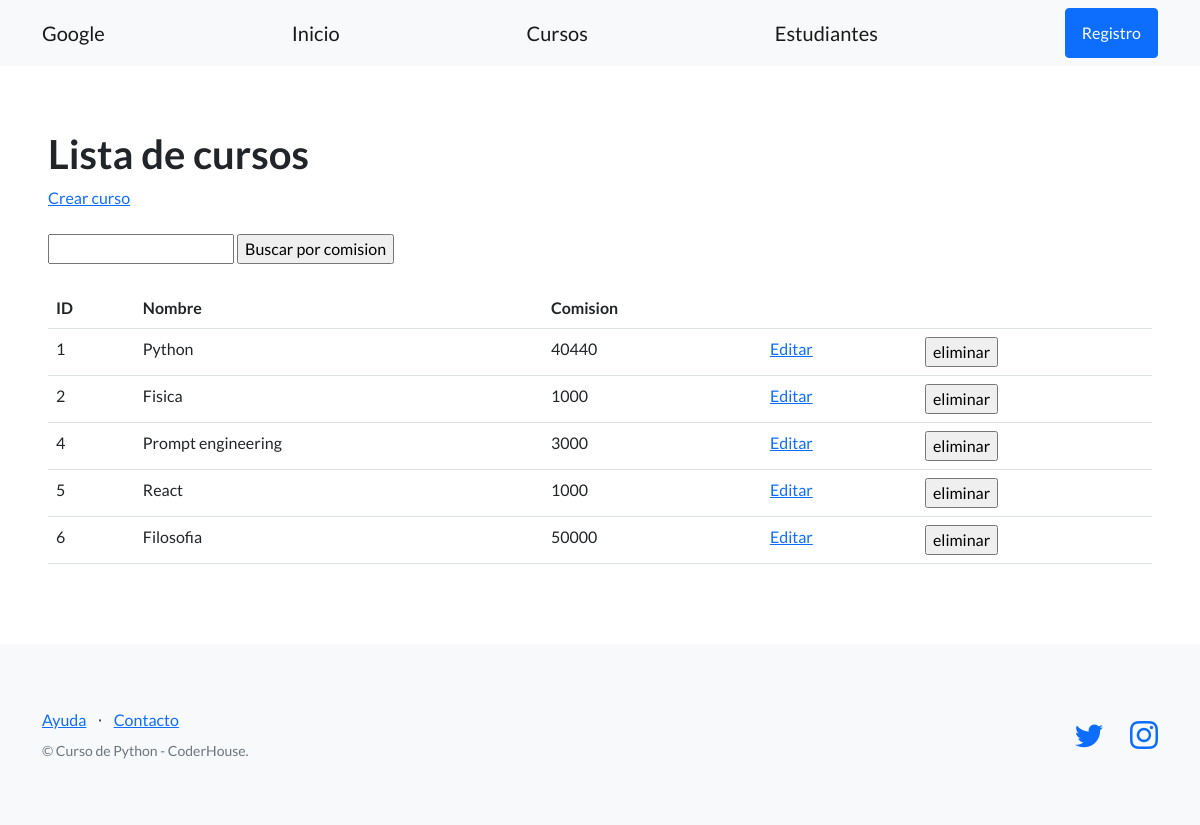
Page /estudios/cursos/ on the earlier database version.
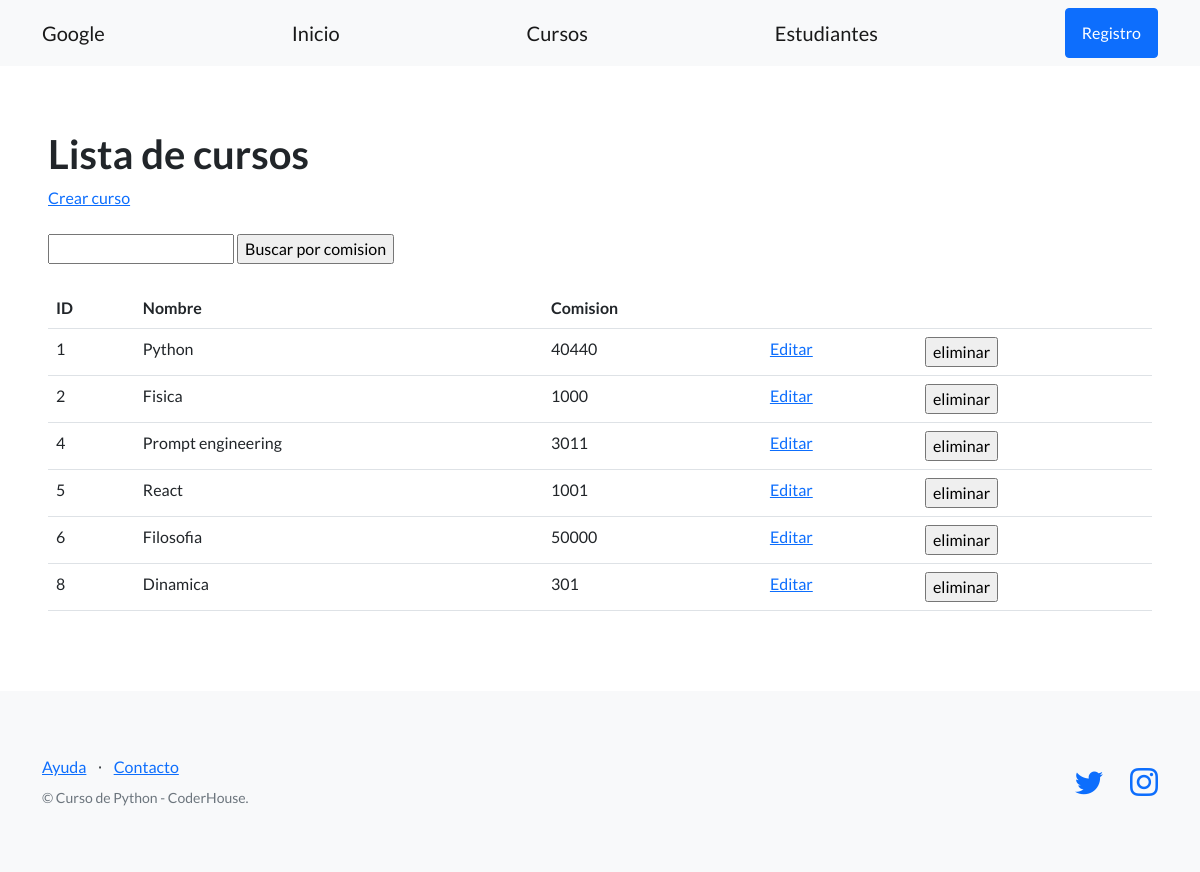
Same page on the later database version.
### control_estudios/models.py (models this page shows, shortened)
class Curso(models.Model):
    nombre = models.CharField(max_length=64)  # Equivalente de str
    comision = models.IntegerField()  # Equivalent de int

### control_estudios/views.py (the view)
# urls.py: path("cursos/", listar_cursos, name="lista_cursos"),
def listar_cursos(request):
    contexto = {
        "cursos": Curso.objects.all(),
    }
    http_response = render(
        request=request,
        template_name='control_estudios/lista_cursos.html',
        context=contexto,
    )
    return http_response

### control_estudios/templates/control_estudios/lista_cursos.html (shortened to what this page needs)
{% extends "control_estudios/base.html" %}
{% block contenido %}
<section>
  <div>
    <h1>Lista de cursos</h1>
    <a href="{% url 'crear_curso' %}">Crear curso</a>
    <br><br>
    <form action="{% url 'buscar_cursos' %}" method="post">
      <input type="text" name="busqueda">
      <input type="submit" value="Buscar por comision">
    </form>
    <br>
    <table class="table">
      <tbody>
        <tr>
          <th>ID</th>
          <th>Nombre</th>
          <th>Comision</th>
          <th></th>
          <th></th>
        </tr>
        {% for curso in cursos %}
        <tr>
          <td>{{ curso.id }}</td>
          <td>{{ curso.nombre }}</td>
          <td>{{ curso.comision }}</td>
          <td>
            <a href="{% url 'editar_curso' curso.id %}">Editar</a>
          </td>
          <td>
            <form action="{% url 'eliminar_curso' curso.id %}" method="post">
              <input type="submit" value="eliminar"/>
            </form
          </td>
        </tr>
        {% endfor %}
      </tbody>
    </table>
  </div>
</section>
{% endblock contenido %}

Differences in the rows shown:
changed Curso "Prompt engineering": comision "3000" → "3011"
changed Curso "React": comision "1000" → "1001"
added Curso: id "8", nombre "Dinamica", comision "301"
